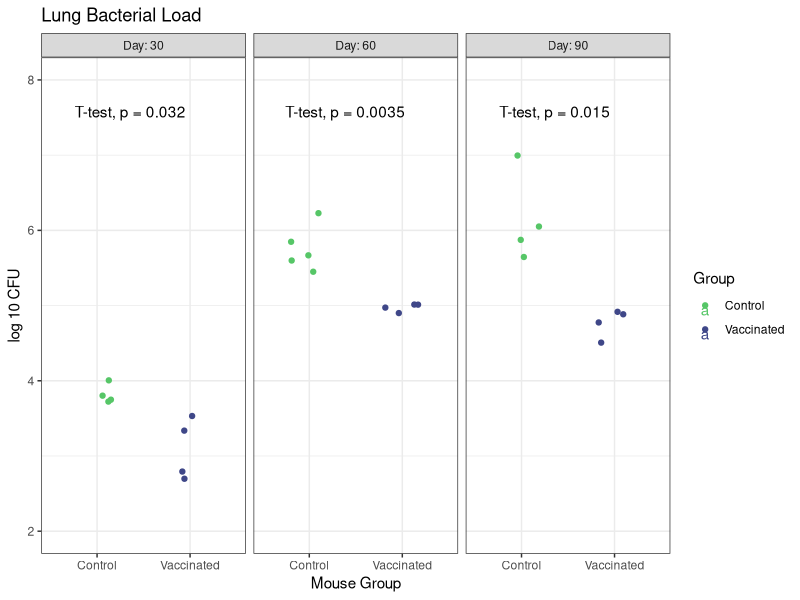
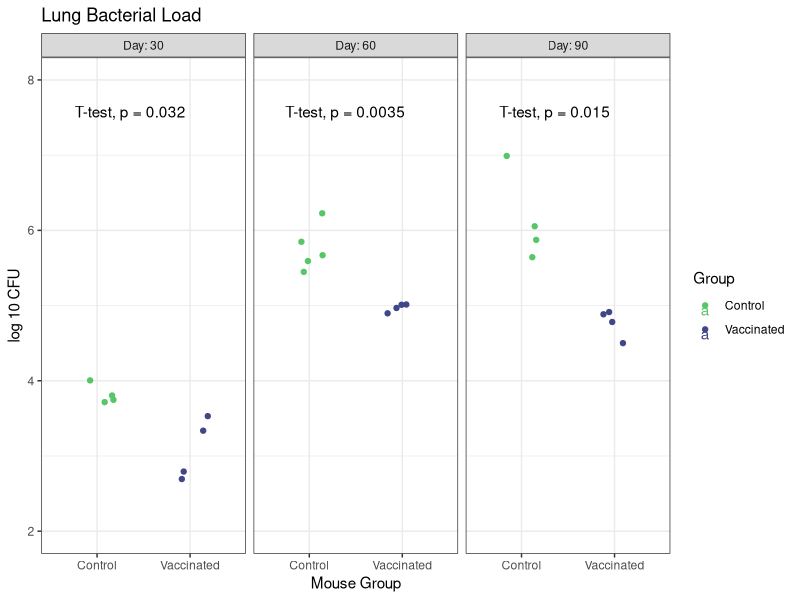

Recreate these plots in R, in order.
## ---- chunk 1
knitr::opts_chunk$set(echo = TRUE)
## ---- chunk 2
library(readxl)
library(stats)
library(ggpubr)
library(broom)
library(purrr)
library(tidyverse)
## ---- chunk 3

lung_CFU <- read_xlsx("../Data/M.smeg_CFU.xlsx") %>%
  rename(Day = Timepoint) %>%
  group_by(Organ, Day) %>%
  mutate(Group = replace(Group, Group == "Group1", "PBS")) %>%
  mutate(Group = replace(Group, Group == "Group2", "BCG")) %>%
  mutate(Group = replace(Group, Group == "Group3", "smegmatis")) %>%
  mutate(Group = replace(Group, Group == "Group4", "BCG + smegmatis")) %>% 
  mutate(Group = factor(Group, levels = c("PBS", "BCG", "smegmatis", "BCG + smegmatis"))) %>%
  dplyr::filter(Group == "PBS" | Group == "BCG") %>%
  filter(Organ == "Lung")

## ---- chunk 4

viridis_colors <- c("#56C667FF", "#3F4788FF")

lung_CFU <- lung_CFU %>%
  mutate(Group = str_replace(Group, "PBS", "Control"),
         Group = str_replace(Group, "BCG", "Vaccinated"))

ggplot(lung_CFU, aes(x = Group, y = CFU, color = Group)) +
  geom_jitter(width = 0.2) +
  facet_wrap("Day", ncol = length(unique(lung_CFU$Day)), 
             labeller = label_both) +
  scale_color_manual(values = viridis_colors) +
  stat_compare_means(method = "t.test", label.y = 7.5) +
  xlab("Mouse Group") +
  ylab("log 10 CFU") +
  coord_cartesian(ylim = c(2,8)) +
  ggtitle("Lung Bacterial Load") +
  theme_bw()

ggsave("../figures/fig_5a.jpeg")

